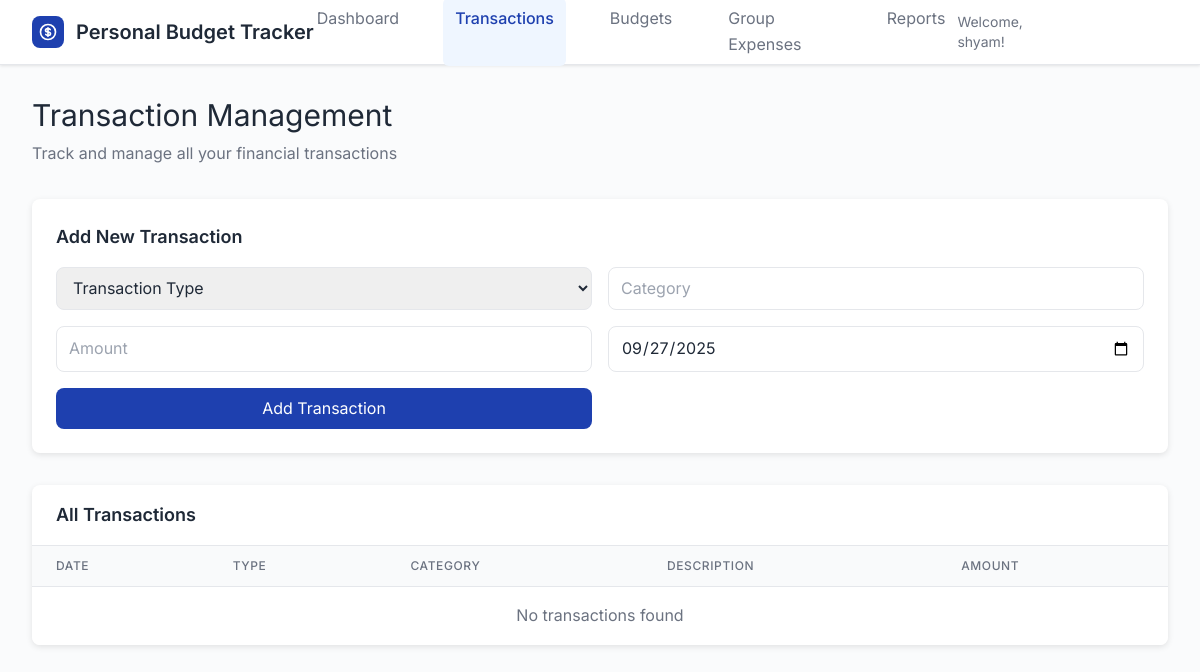
Page /transactions (signed in) on the earlier database version.
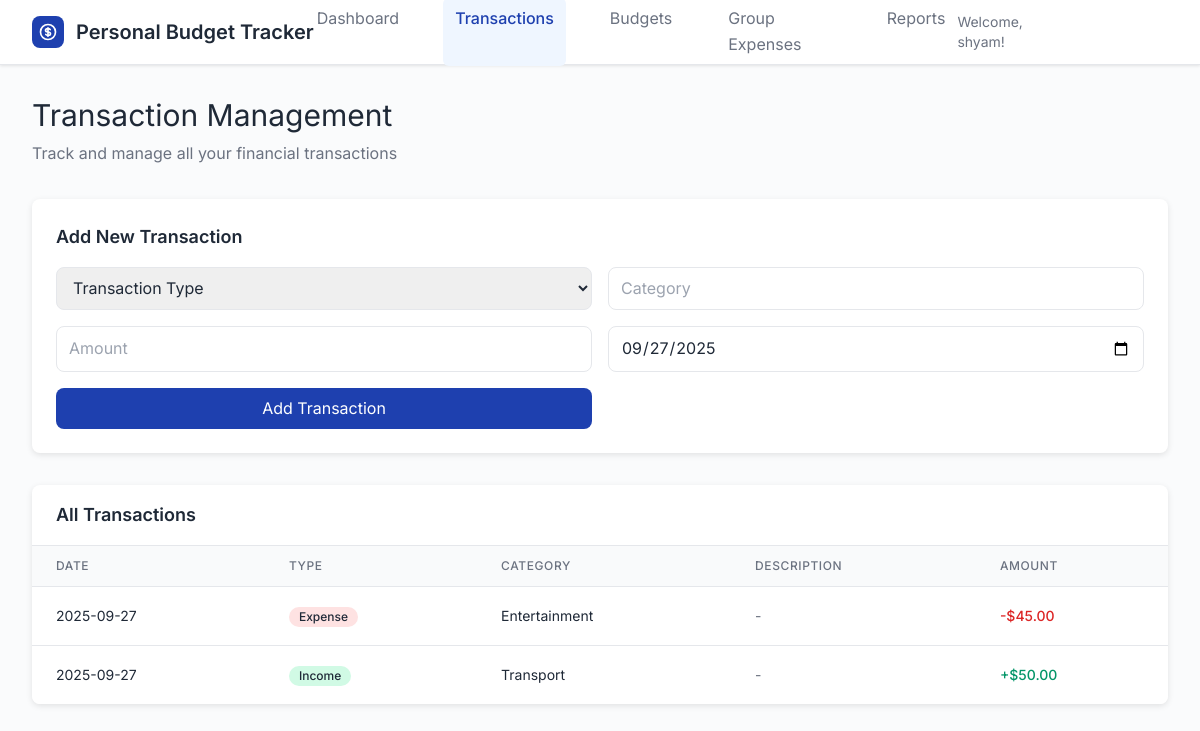
Same page on the later database version.
### tables this page shows
CREATE TABLE transactions (
                    id INTEGER PRIMARY KEY AUTOINCREMENT,
                    user_id INTEGER NOT NULL,
                    type TEXT NOT NULL,
                    category TEXT NOT NULL,
                    amount REAL NOT NULL,
                    description TEXT,
                    date DATE NOT NULL,
                    created_at TIMESTAMP DEFAULT CURRENT_TIMESTAMP,
                    FOREIGN KEY (user_id) REFERENCES users (id)
                );

### app.py (the view)
@app.route('/transactions')
def transactions():
    if 'user_id' not in session:
        return redirect(url_for('login'))
    conn = get_db_connection()
    transactions = conn.execute('''
        SELECT * FROM transactions
        WHERE user_id = ?
        ORDER BY date DESC, created_at DESC
    ''', (session['user_id'],)).fetchall()
    conn.close()
    return render_template('transaction_management.html', transactions=transactions)

### app.py (called while the page is built)
def get_db_connection():
    conn = sqlite3.connect('budget_tracker.db')
    conn.row_factory = sqlite3.Row
    return conn

### templates/transaction_management.html (shortened to what the changed rows need)
{% extends "base.html" %}
{% block content %}
<header class="relative bg-white shadow-elevation-1 border-b border-border">
    <div class="max-w-7xl mx-auto px-4 sm:px-6 lg:px-8">
        <div class="flex justify-between items-center h-16">
            <div class="flex items-center">
                <div class="flex-shrink-0 flex items-center">
                    <h1 class="text-xl font-semibold text-text-primary">Personal Budget Tracker</h1>
                </div>
            </div>
        </div>
    </div>
</header>
<main class="max-w-7xl mx-auto px-4 sm:px-6 lg:px-8 py-8">
    <div class="mb-8">
        <h2 class="text-3xl font-bold text-text-primary mb-2">Transaction Management</h2>
    </div>
    <div class="bg-white rounded-lg shadow-elevation-2 overflow-hidden">
        <div class="overflow-x-auto">
            <table class="min-w-full divide-y divide-border">
                <thead class="bg-gray-50">
                    <tr>
                        <th class="px-6 py-3 text-left text-xs font-medium text-text-secondary uppercase tracking-wider">Date</th>
                        <th class="px-6 py-3 text-left text-xs font-medium text-text-secondary uppercase tracking-wider">Type</th>
                        <th class="px-6 py-3 text-left text-xs font-medium text-text-secondary uppercase tracking-wider">Category</th>
                        <th class="px-6 py-3 text-left text-xs font-medium text-text-secondary uppercase tracking-wider">Description</th>
                        <th class="px-6 py-3 text-left text-xs font-medium text-text-secondary uppercase tracking-wider">Amount</th>
                    </tr>
                </thead>
                <tbody class="bg-white divide-y divide-border">
                    {% for transaction in transactions %}
                    <tr class="hover:bg-gray-50">
                        <td class="px-6 py-4 whitespace-nowrap text-sm text-text-primary">{{ transaction.date }}</td>
                        <td class="px-6 py-4 whitespace-nowrap">
                            <span class="inline-flex items-center px-2.5 py-0.5 rounded-full text-xs font-medium {{ 'bg-success-100 text-success-800' if transaction.type == 'income' else 'bg-error-100 text-error-800' }}">
                                {{ transaction.type.title() }}
                            </span>
                        </td>
                        <td class="px-6 py-4 whitespace-nowrap text-sm text-text-primary">{{ transaction.category }}</td>
                        <td class="px-6 py-4 text-sm text-text-secondary">{{ transaction.description or '-' }}</td>
                        <td class="px-6 py-4 whitespace-nowrap text-sm font-medium {{ 'text-success-600' if transaction.type == 'income' else 'text-error-600' }}">
                            {{ '+' if transaction.type == 'income' else '-' }}${{ "%.2f"|format(transaction.amount) }}
                        </td>
                    </tr>
                    {% else %}
                    <tr>
                        <td colspan="5" class="px-6 py-4 text-center text-text-secondary">No transactions found</td>
                    </tr>
                    {% endfor %}
                </tbody>
            </table>
        </div>
    </div>
</main>
{% endblock %}

Differences in the rows shown:
added transactions: type "-", amount "45.00"
added transactions: type "+", amount "50.00"
Other differences:
text no longer shown: "No transactions found"
